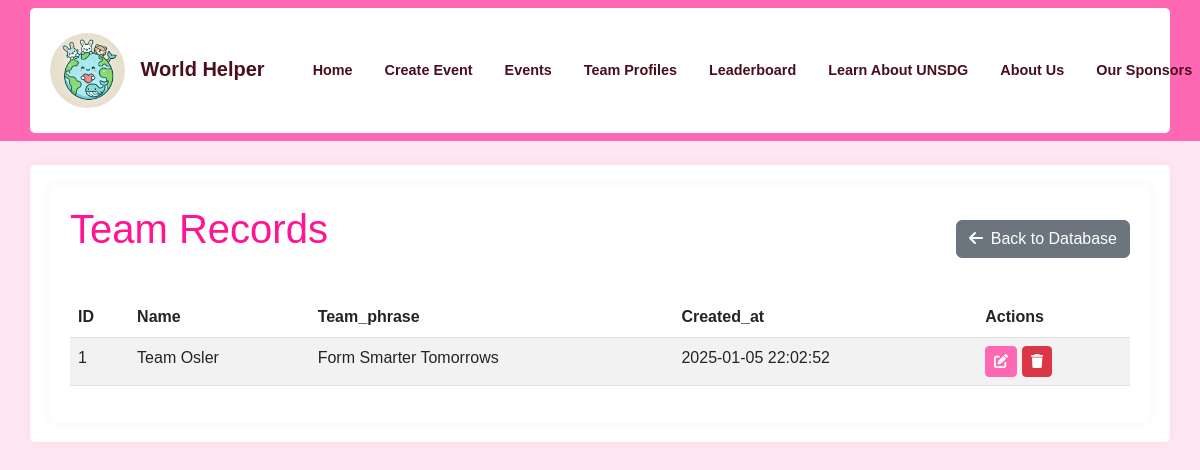
The page /database/Team on the database as committed earlier.
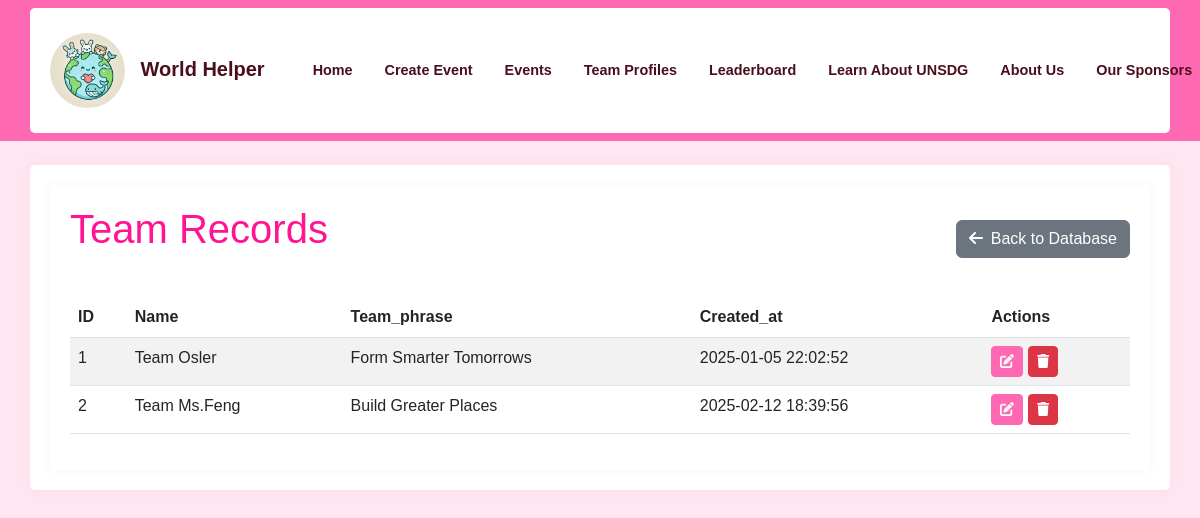
The same page on the database as committed later.
### app/models.py (models this page shows)
class Team(db.Model):
    id = db.Column(db.Integer, primary_key=True)
    team_phrase = db.Column(db.String(100), nullable=False)
    name = db.Column(db.String(64), nullable=False)
    members = db.relationship('TeamMember', backref='team', lazy='dynamic',
                            cascade='all, delete-orphan')
    events = db.relationship('Event', backref='team', lazy='dynamic',
                           cascade='all, delete-orphan')
    bingo_card = db.relationship('BingoCard', backref='team', uselist=False,
                                cascade='all, delete-orphan')
    created_at = db.Column(db.DateTime, default=datetime.utcnow)
    def to_dict(self):
        return {
            'id': self.id,
            'name': self.name,
            'team_phrase': self.team_phrase,
            'created_at': self.created_at.strftime('%Y-%m-%d %H:%M:%S') if self.created_at else None
        }

### app/admin/routes.py (the view)
@bp.route('/database/<model_name>')
def view_model(model_name):
    models = {
        'Team': Team,
        'Event': Event,
        'TeamMember': TeamMember,
        'BingoCard': BingoCard,
        'Notification': Notification,
        'EventVerification': EventVerification
    }
    if model_name not in models:
        flash(('Invalid model name', request.path), 'error')
        return redirect(url_for('admin.manage_database'))
    model = models[model_name]
    records = model.query.all()
    records = [record.to_dict() for record in records]  # Convert to dictionaries
    return render_template('admin/view_model.html', model_name=model_name, records=records)

### app/__init__.py (called while the page is built)
def create_app(config_class=Config):
    app = Flask(__name__)
    app.config.from_object(config_class)
    db.init_app(app)
    migrate.init_app(app, db)
    @app.template_filter('datetime')
    def format_datetime(value):
        if value is None:
            return ''
        if isinstance(value, str):
            try:
                value = datetime.strptime(value, '%Y-%m-%d %H:%M:%S')
            except ValueError:
                return value
        return value.strftime('%Y-%m-%d %H:%M:%S')
    app.jinja_env.filters['datetime'] = format_datetime
    from app.main import bp as main_bp
    app.register_blueprint(main_bp)
    from app.auth import bp as auth_bp
    app.register_blueprint(auth_bp)
    from app.admin import bp as admin_bp
    app.register_blueprint(admin_bp)
    return app

### app/templates/admin/view_model.html (shortened to what this page needs)
{% extends "base.html" %}
{% block content %}
<div class="container">
    <div class="d-flex justify-content-between align-items-center mb-4">
        <h1>{{ model_name }} Records</h1>
        <a href="{{ url_for('admin.manage_database') }}" class="btn btn-secondary">
            <i class="fas fa-arrow-left me-2"></i>Back to Database
        </a>
    </div>
    {% if records %}
    <div class="table-responsive">
        <table class="table table-striped table-hover">
            <thead>
                <tr>
                    <th>ID</th>
                    {% for key in records[0].keys() %}
                    {% if key != 'id' %}
                    <th>{{ key|title }}</th>
                    {% endif %}
                    {% endfor %}
                    <th>Actions</th>
                </tr>
            </thead>
            <tbody>
                {% for record in records %}
                <tr>
                    <td>{{ record.id }}</td>
                    {% for key, value in record.items() %}
                    {% if key != 'id' %}
                    <td>
                        {% if key.endswith('_at') and value %}
                            {{ value|datetime }}
                        {% else %}
                            {{ value }}
                        {% endif %}
                    </td>
                    {% endif %}
                    {% endfor %}
                    <td>
                        <button class="btn btn-primary btn-sm" onclick="openEditModal('{{ model_name }}', {{ record.id }})">
                            <i class="fas fa-edit"></i>
                        </button>
                        <form method="POST"
                              action="{{ url_for('admin.delete_record', model_name=model_name, id=record.id) }}"
                              class="d-inline"
                              onsubmit="return confirm('Are you sure you want to delete this record?')">
                            <button type="submit" class="btn btn-danger btn-sm">
                                <i class="fas fa-trash"></i>
                            </button>
                        </form>
                    </td>
                </tr>
                {% endfor %}
            </tbody>
        </table>
    </div>
    {% else %}
    <div class="alert alert-info">
        <i class="fas fa-info-circle me-2"></i>No records found for {{ model_name }}
    </div>
    {% endif %}
</div>
{% endblock %}

Rows that differ between the two databases and show on the page:
added Team: id "2", name "Team Ms.Feng", team_phrase "Build Greater Places", record "2025-02-12 18:39:56"
